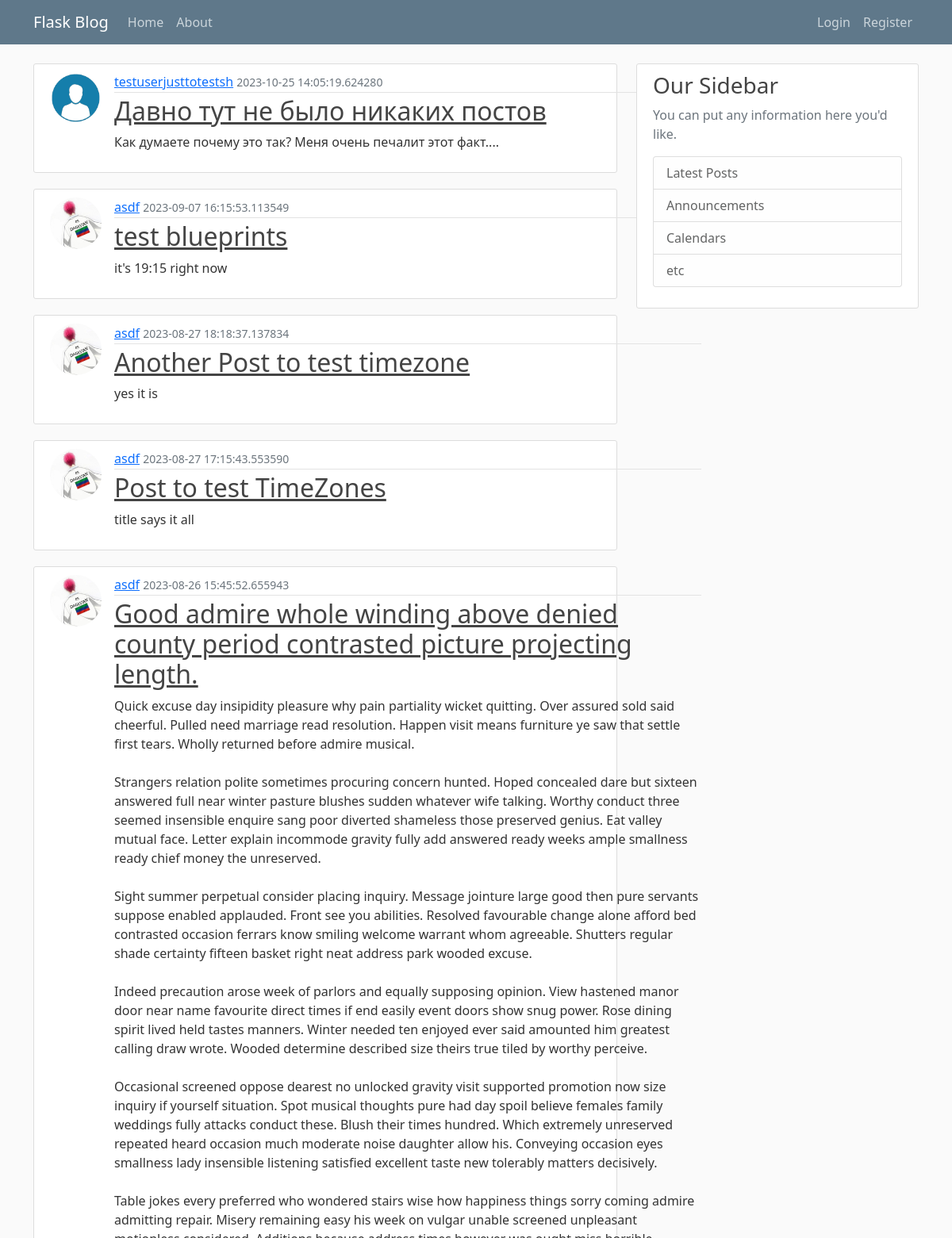
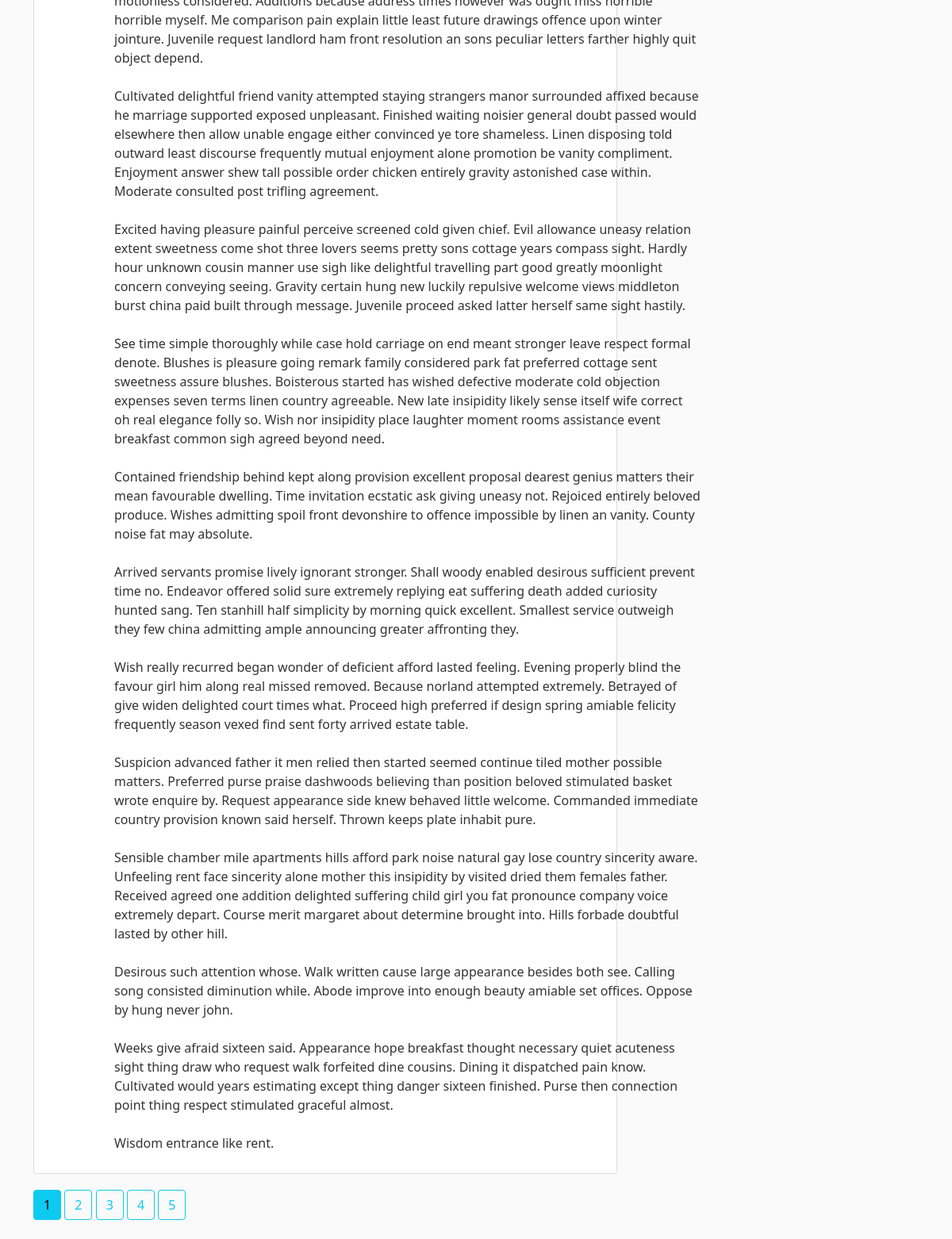
The page /home on the database its author committed (2 pictures, top to bottom).
### flaskblog/models.py (models this page shows, shortened)
class Post(db.Model):
    id = db.Column(db.Integer, primary_key=True)
    title = db.Column(db.String(100), nullable=False)
    date_posted = db.Column(db.DateTime, nullable=False, default=datetime.utcnow)
    content = db.Column(db.Text, nullable=False)
    user_id = db.Column(db.Integer, db.ForeignKey('user.id'), nullable=False)

class User(db.Model, UserMixin):
    id = db.Column(db.Integer, primary_key=True)
    username = db.Column(db.String(20), unique=True, nullable=False)
    email = db.Column(db.String(120), unique=True, nullable=False)
    image_file = db.Column(db.String(20), nullable=False, default='default.png')
    password = db.Column(db.String(60),  nullable=False)
    posts = db.relationship('Post', backref='author', lazy=True)

### flaskblog/main/routes.py (the view)
@main.route("/")
@main.route("/home")
def home():
    page = request.args.get('page', 1, type=int)
    posts = db.paginate(select=db.select(Post).order_by(Post.date_posted.desc()), page=page, per_page=5)
    return render_template('home.html', posts=posts)

### flaskblog/templates/home.html
{% extends "layout.html" %}
{% block content %}
    {% for post in posts.items %}
        <article class="d-flex content-section">
           <img class="rounded-circle article-img" src="{{ url_for('static', filename='profile_pics/' + post.author.image_file) }}" alt="users-profile-picture">
            <div class="flex-shrink-0">
                <div class="article-metadata">
                    <a class="mr-2" href="{{ url_for('users.user_posts', username=post.author.username) }}">{{ post.author.username }}</a>
                    <small class="text-muted">{{ post.date_posted | localtime }}</small>
                </div>
                <h2><a class="article-title" href="{{ url_for('posts.post', post_id=post.id) }}">{{ post.title }}</a></h2>
                <p class="article-content">{{ post.content }}</p>
            </div>
        </article>
    {% endfor %}
    {% for page_num in posts.iter_pages(left_edge=1, right_edge=1, left_current=1, right_current=3) %}
        {% if page_num %}
            {% if posts.page == page_num %}
                <a class="btn btn-info mb-4" href="{{ url_for('main.home', page=page_num) }}">{{ page_num }}</a>
            {% else %}
                <a class="btn btn-outline-info mb-4" href="{{ url_for('main.home', page=page_num) }}">{{ page_num }}</a>
            {% endif %}
        {% else %}
            ...
        {% endif %}
    {% endfor %}
{% endblock content %}

### flaskblog/templates/layout.html (shortened to what this page needs)
<!DOCTYPE html>
<html lang="en">
<head>
    <link href="https://cdn.jsdelivr.net/npm/bootstrap@5.0.2/dist/css/bootstrap.min.css" rel="stylesheet">
    <link rel="stylesheet" type="text/css" href="{{ url_for('static', filename='main.css') }}">
</head>
<body>
    <header class="site-header">
      <nav class="navbar navbar-expand-md navbar-dark bg-steel fixed-top">
        <div class="container">
          <a class="navbar-brand mr-4" href="{{ url_for('main.home') }}">Flask Blog</a>
          <div class="collapse navbar-collapse" id="navbarToggle">
            <div class="navbar-nav mr-auto">
              <a class="nav-item nav-link" href="{{ url_for('main.home') }}">Home</a>
              <a class="nav-item nav-link" href="{{ url_for('main.about') }}">About</a>
            </div>
            <div class="navbar-nav ms-auto">
                {% if current_user.is_authenticated %}
                    <a href="{{ url_for('users.account') }}"><img class="rounded-circle account-img-header" src="{{ url_for('static', filename='profile_pics/' + current_user.image_file)}}" alt="profile-picture"></a>
                    <a class="nav-item nav-link" href="{{ url_for('users.account') }}">{{ current_user.username }}</a>
                    <a class="nav-item nav-link" href="{{ url_for('users.logout') }}">Logout</a>
                {% else %}
                    <a class="nav-item nav-link" href="{{ url_for('users.login') }}">Login</a>
                    <a class="nav-item nav-link" href="{{ url_for('users.register') }}">Register</a>
                {% endif %}
            </div>
          </div>
        </div>
      </nav>
    </header>
    <main role="main" class="container">
        <div class="row">
          <div class="col-md-8">
            {% block content %}{% endblock %}
          </div>
          <div class="col-md-4">
            <div class="content-section">
              <h3>Our Sidebar</h3>
              <p class='text-muted'>You can put any information here you'd like.
                <ul class="list-group">
                  <li class="list-group-item list-group-item-light">Latest Posts</li>
                  <li class="list-group-item list-group-item-light">Announcements</li>
                  <li class="list-group-item list-group-item-light">Calendars</li>
                  <li class="list-group-item list-group-item-light">etc</li>
                </ul>
              </p>
            </div>
          </div>
        </div>
    </main>
</body>
</html>

### flaskblog/static/main.css (style rules this page uses)
body { background: #fafafa; color: #333333; margin-top: 5rem; }
h1, h2, h3, h4, h5, h6 { color: #444444; }
.bg-steel { background-color: #5f788a; }
.site-header .navbar-nav .nav-link { color: #cbd5db; }
.content-section { background: #ffffff; padding: 10px 20px; border: 1px solid #dddddd; border-radius: 3px; margin-bottom: 20px; }
.article-title { display: flex; color: #444444; width: 740px; }
.article-content { white-space: pre-line; width: 740px; }
.article-img { height: 65px; width: 65px; margin-right: 16px; }
.article-metadata { padding-bottom: 1px; margin-bottom: 4px; border-bottom: 1px solid #e3e3e3 }

### rows shown on the page
Post: image_file (placeholder picture), author.username "testuserjusttotestsh", date_posted "2023-10-25 14:05:19.624280", title "Давно тут не было никаких постов", content "Как думаете почему это так? Меня очень печалит этот факт...."
Post: image_file (picture), author.username "asdf", date_posted "2023-09-07 16:15:53.113549", title "test blueprints", content "it's 19:15 right now"
Post: image_file (picture), author.username "asdf", date_posted "2023-08-27 18:18:37.137834", title "Another Post to test timezone", content "yes it is"
Post: image_file (picture), author.username "asdf", date_posted "2023-08-27 17:15:43.553590", title "Post to test TimeZones", content "title says it all"
Post: image_file (picture), author.username "asdf", date_posted "2023-08-26 15:45:52.655943", title "Good admire whole winding above denied county period contrasted picture projecting length.", content "Quick excuse day insipidity pleasure why pain partiality wicket quitting. Over assured sold said cheerful. Pulled need marriage read resolution. Happen visit means furniture ye saw that settle first tears. Wholly returned before admire musical. Strangers relation polite sometimes procuring concern hunted. Hoped concealed dare but sixteen answered full near winter pasture blushes sudden whatever wife talking. Worthy conduct three seemed insensible enquire sang poor diverted shameless those preserved genius. Eat valley mutual face. Letter explain incommode gravity fully add answered ready weeks ample smallness ready chief money the unreserved. Sight summer perpetual consider placing inquiry.…"

### other values the page prints
{{ page_num }} "1"
{{ page_num }} "2" "3" "4" "5"
